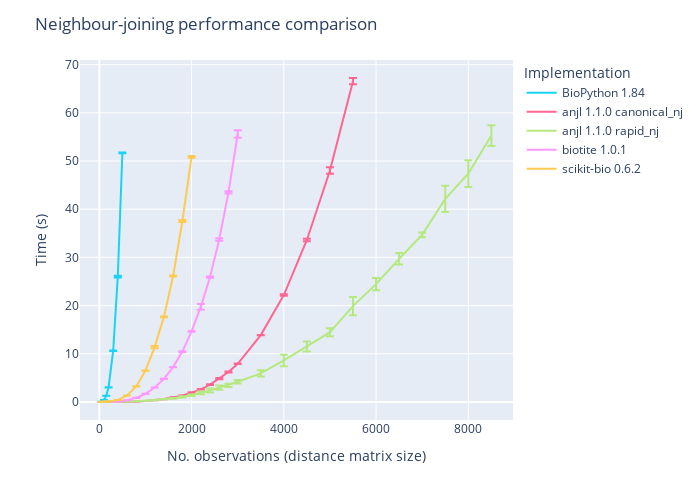

Source (notebook cell):
### Markdown cell above
# Benchmark

Here is a performance comparison between `anjl` and other currently available implementations of neighbour-joining in Python.

### Code cell
import pandas as pd
import plotly.express as px

df_results = pd.read_csv("../benchmark/results.csv")
df_plot = (
    df_results.groupby(["implementation", "size"])
    .agg(
        time_mean=("time", "mean"),
        time_std=("time", "std"),
    )
    .reset_index()
)
fig = px.line(
    df_plot,
    x="size",
    y="time_mean",
    error_y="time_std",
    width=700,
    height=500,
    color="implementation",
    category_orders=dict(
        implementation=[
            "BioPython",
            "scikit-bio",
            "biotite",
            "anjl.canonical_nj",
            "anjl.rapid_nj",
        ]
    ),
)
fig.update_layout(
    title="Neighbour-joining performance comparison",
    xaxis_title="No. observations (distance matrix size)",
    yaxis_title="Time (s)",
    legend_title="Implementation",
)
fig

### Figure 1 — Plotly figure (JSON) as saved in the notebook; plotly's stock layout.template omitted (floating-point values rounded to 4 significant figures)
{"data": [{"error_y": {"array": [0.002342, 0.004095, 0.007318, 0.02174, 0.05007, 0.1992, 0.0656]}, "hovertemplate": "implementation=BioPython 1.84<br>size=%{x}<br>time_mean=%{y}<extra></extra>", "legendgroup": "BioPython 1.84", "line": {"color": "#19d3f3", "dash": "solid"}, "marker": {"symbol": "circle"}, "mode": "lines", "name": "BioPython 1.84", "orientation": "v", "showlegend": true, "type": "scatter", "x": [50, 100, 150, 200, 300, 400, 500], "xaxis": "x", "y": [0.05434, 0.398, 1.303, 3.045, 10.63, 26.02, 51.7], "yaxis": "y"}, {"error_y": {"array": [1.775e-05, 5.29e-06, 0.0003529, 6.173e-05, 0.008554, 0.001581, 0.000916, 0.011, 0.02387, 0.03175, 0.02051, 0.03135, 0.08584, 0.06034, 0.08136, 0.1286, 0.1011, 0.04952, 0.03182, 0.1579, 0.2617, 0.6645, 0.6492]}, "hovertemplate": "implementation=anjl 1.1.0 canonical_nj<br>size=%{x}<br>time_mean=%{y}<extra></extra>", "legendgroup": "anjl 1.1.0 canonical_nj", "line": {"color": "#FF6692", "dash": "solid"}, "marker": {"symbol": "circle"}, "mode": "lines", "name": "anjl 1.1.0 canonical_nj", "orientation": "v", "showlegend": true, "type": "scatter", "x": [50, 100, 150, 200, 400, 600, 800, 1000, 1200, 1400, 1600, 1800, 2000, 2200, 2400, 2600, 2800, 3000, 3500, 4000, 4500, 5000, 5500], "xaxis": "x", "y": [0.0001739, 0.0004687, 0.001577, 0.004661, 0.02486, 0.04936, 0.1097, 0.2186, 0.4033, 0.6095, 0.9491, 1.343, 1.941, 2.617, 3.606, 4.846, 6.21, 7.928, 13.89, 22.19, 33.61, 48.03, 66.58], "yaxis": "y"}, {"error_y": {"array": [8.481e-05, 0.0001346, 0.0001809, 0.0009273, 0.004281, 0.004966, 0.009219, 0.01487, 0.02117, 0.03459, 0.07327, 0.1268, 0.1716, 0.2963, 0.4082, 0.4431, 0.326, 0.3822, 0.6481, 1.186, 1.04, 0.8202, 1.896, 1.266, 1.186, 0.5016, 2.741, 2.767, 2.164]}, "hovertemplate": "implementation=anjl 1.1.0 rapid_nj<br>size=%{x}<br>time_mean=%{y}<extra></extra>", "legendgroup": "anjl 1.1.0 rapid_nj", "line": {"color": "#B6E880", "dash": "solid"}, "marker": {"symbol": "circle"}, "mode": "lines", "name": "anjl 1.1.0 rapid_nj", "orientation": "v", "showlegend": true, "type": "scatter", "x": [50, 100, 150, 200, 400, 600, 800, 1000, 1200, 1400, 1600, 1800, 2000, 2200, 2400, 2600, 2800, 3000, 3500, 4000, 4500, 5000, 5500, 6000, 6500, 7000, 7500, 8000, 8500], "xaxis": "x", "y": [0.0005356, 0.001563, 0.003477, 0.006543, 0.03263, 0.08312, 0.1645, 0.2654, 0.3933, 0.611, 0.7642, 1.048, 1.406, 1.905, 2.372, 2.965, 3.441, 4.196, 5.928, 8.624, 11.53, 14.49, 19.9, 24.45, 29.71, 34.69, 42.15, 47.38, 55.29], "yaxis": "y"}, {"error_y": {"array": [6.332e-05, 8.631e-05, 0.0006129, 0.001165, 0.004184, 0.009431, 0.003699, 0.03309, 0.01035, 0.02409, 0.03979, 0.08084, 0.07867, 0.5758, 0.1329, 0.2594, 0.2515, 0.7676]}, "hovertemplate": "implementation=biotite 1.0.1<br>size=%{x}<br>time_mean=%{y}<extra></extra>", "legendgroup": "biotite 1.0.1", "line": {"color": "#FF97FF", "dash": "solid"}, "marker": {"symbol": "circle"}, "mode": "lines", "name": "biotite 1.0.1", "orientation": "v", "showlegend": true, "type": "scatter", "x": [50, 100, 150, 200, 400, 600, 800, 1000, 1200, 1400, 1600, 1800, 2000, 2200, 2400, 2600, 2800, 3000], "xaxis": "x", "y": [0.0006151, 0.001988, 0.005505, 0.013, 0.09611, 0.3514, 0.8578, 1.698, 3.008, 4.784, 7.237, 10.46, 14.65, 19.74, 25.93, 33.74, 43.5, 55.6], "yaxis": "y"}, {"error_y": {"array": [0.009485, 0.0009209, 0.004008, 0.001667, 0.002779, 0.01896, 0.01561, 0.0186, 0.2518, 0.07639, 0.1221, 0.1979, 0.1727]}, "hovertemplate": "implementation=scikit-bio 0.6.2<br>size=%{x}<br>time_mean=%{y}<extra></extra>", "legendgroup": "scikit-bio 0.6.2", "line": {"color": "#FECB52", "dash": "solid"}, "marker": {"symbol": "circle"}, "mode": "lines", "name": "scikit-bio 0.6.2", "orientation": "v", "showlegend": true, "type": "scatter", "x": [50, 100, 150, 200, 400, 600, 800, 1000, 1200, 1400, 1600, 1800, 2000], "xaxis": "x", "y": [0.0187, 0.03048, 0.05869, 0.09025, 0.3975, 1.344, 3.233, 6.511, 11.38, 17.66, 26.15, 37.56, 50.85], "yaxis": "y"}], "layout": {"height": 500, "legend": {"title": {"text": "Implementation"}, "tracegroupgap": 0}, "margin": {"t": 60}, "title": {"text": "Neighbour-joining performance comparison"}, "width": 700, "xaxis": {"anchor": "y", "autorange": true, "domain": [0, 1], "range": [-419.4, 8969.0], "title": {"text": "No. observations (distance matrix size)"}, "type": "linear"}, "yaxis": {"anchor": "x", "autorange": true, "domain": [0, 1], "range": [-3.735, 70.97], "title": {"text": "Time (s)"}, "type": "linear"}}}
